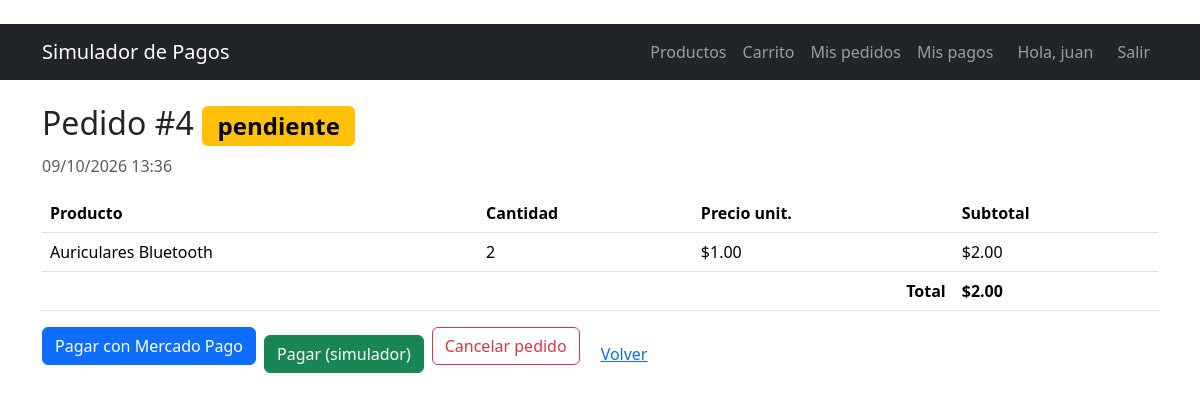
Screenshot of /pedidos/4 (signed in) with the database file from the repository.
### app/models.py (models this page shows, shortened)
class Usuario(UserMixin, db.Model):
    __tablename__ = "usuarios"
    id = db.Column(db.Integer, primary_key=True)
    nombre = db.Column(db.String(80), nullable=False)
    email = db.Column(db.String(120), unique=True, nullable=False, index=True)
    password_hash = db.Column(db.String(256), nullable=False)
    fecha_registro = db.Column(db.DateTime, default=datetime.utcnow)
    pedidos = db.relationship("Pedido", back_populates="usuario", lazy=True)

class Pedido(db.Model):
    __tablename__ = "pedidos"
    id = db.Column(db.Integer, primary_key=True)
    usuario_id = db.Column(db.Integer, db.ForeignKey("usuarios.id"), nullable=False)
    fecha = db.Column(db.DateTime, default=datetime.utcnow)
    total = db.Column(db.Numeric(10, 2), nullable=False, default=0)
    estado = db.Column(db.String(20), nullable=False, default="pendiente")
    usuario = db.relationship("Usuario", back_populates="pedidos")
    items = db.relationship(
        "ItemPedido", back_populates="pedido", cascade="all, delete-orphan", lazy=True
    )
    pagos = db.relationship(
        "Pago", back_populates="pedido", cascade="all, delete-orphan", lazy=True
    )

class ItemPedido(db.Model):
    __tablename__ = "items_pedido"
    id = db.Column(db.Integer, primary_key=True)
    pedido_id = db.Column(db.Integer, db.ForeignKey("pedidos.id"), nullable=False)
    producto_id = db.Column(db.Integer, db.ForeignKey("productos.id"), nullable=False)
    cantidad = db.Column(db.Integer, nullable=False, default=1)
    precio_unitario = db.Column(db.Numeric(10, 2), nullable=False)  # precio al comprar
    pedido = db.relationship("Pedido", back_populates="items")
    producto = db.relationship("Producto", back_populates="items")
    def subtotal(self):
        return self.precio_unitario * self.cantidad

class Producto(db.Model):
    __tablename__ = "productos"
    id = db.Column(db.Integer, primary_key=True)
    nombre = db.Column(db.String(100), nullable=False)
    descripcion = db.Column(db.Text)
    precio = db.Column(db.Numeric(10, 2), nullable=False)
    stock = db.Column(db.Integer, nullable=False, default=0)
    items = db.relationship("ItemPedido", back_populates="producto", lazy=True)

### app/routes/orders.py (the view)
@orders_bp.route("/pedidos/<int:id>")
@login_required
def detalle(id):
    pedido = db.get_or_404(Pedido, id)
    if pedido.usuario_id != current_user.id:
        abort(403)
    return render_template("pedido_detalle.html", pedido=pedido, form=AccionForm())

### app/models.py (called while the page is built)
@login_manager.user_loader
def cargar_usuario(user_id):
    return db.session.get(Usuario, int(user_id))

### app/templates/pedido_detalle.html (shortened to what this page needs)
﻿{% extends "base.html" %}
{% block content %}
{% set colores = {'pendiente': 'warning', 'pagado': 'success', 'rechazado': 'danger',
                  'cancelado': 'secondary', 'reembolsado': 'info'} %}
<h2>Pedido #{{ pedido.id }}
    <span class="badge text-bg-{{ colores.get(pedido.estado, 'secondary') }}">{{ pedido.estado }}</span>
</h2>
<p class="text-muted">{{ pedido.fecha.strftime("%d/%m/%Y %H:%M") }}</p>
<table class="table">
    <thead><tr><th>Producto</th><th>Cantidad</th><th>Precio unit.</th><th>Subtotal</th></tr></thead>
    <tbody>
    {% for it in pedido.items %}
        <tr>
            <td>{{ it.producto.nombre }}</td>
            <td>{{ it.cantidad }}</td>
            <td>${{ "%.2f"|format(it.precio_unitario) }}</td>
            <td>${{ "%.2f"|format(it.subtotal()) }}</td>
        </tr>
    {% endfor %}
    </tbody>
    <tfoot><tr><th colspan="3" class="text-end">Total</th><th>${{ "%.2f"|format(pedido.total) }}</th></tr></tfoot>
</table>
<div class="mb-4 d-flex flex-wrap gap-2 align-items-center">
{% if pedido.estado in ("pendiente", "rechazado") %}
    <form method="POST" action="{{ url_for('payments.mp_iniciar', id=pedido.id) }}">
        <button class="btn btn-primary">Pagar con Mercado Pago</button>
    </form>
    <a href="{{ url_for('payments.pagar', id=pedido.id) }}" class="btn btn-success">Pagar (simulador)</a>
    <form method="POST" action="{{ url_for('orders.cancelar', id=pedido.id) }}"
          onsubmit="return confirm('¿Cancelar el pedido?');">
        <button class="btn btn-outline-danger">Cancelar pedido</button>
    </form>
{% elif pedido.estado == "pagado" %}
    <form method="POST" action="{{ url_for('payments.reembolsar', id=pedido.id) }}"
          onsubmit="return confirm('¿Devolver este pedido?');">
        {{ form.hidden_tag() }}
        <button class="btn btn-outline-warning">Solicitar devolución</button>
    </form>
{% endif %}
    <a href="{{ url_for('orders.listar') }}" class="btn btn-link">Volver</a>
</div>
{% endblock %}

### app/templates/base.html (shortened to what this page needs)
﻿<!DOCTYPE html>
<html lang="es">
<head>
    <link href="https://cdn.jsdelivr.net/npm/bootstrap@5.3.3/dist/css/bootstrap.min.css" rel="stylesheet">
</head>
<body>
<nav class="navbar navbar-expand navbar-dark bg-dark mb-4">
    <div class="container">
        <a class="navbar-brand" href="{{ url_for('index') }}">Simulador de Pagos</a>
        <div class="navbar-nav ms-auto">
            <a class="nav-link" href="{{ url_for('products.listar') }}">Productos</a>
            {% if current_user.is_authenticated %}
                <a class="nav-link" href="{{ url_for('orders.carrito') }}">Carrito</a>
                <a class="nav-link" href="{{ url_for('orders.listar') }}">Mis pedidos</a>
                <a class="nav-link" href="{{ url_for('payments.listar') }}">Mis pagos</a>
                <span class="navbar-text mx-3">Hola, {{ current_user.nombre }}</span>
                <a class="nav-link" href="{{ url_for('auth.logout') }}">Salir</a>
            {% else %}
                <a class="nav-link" href="{{ url_for('auth.login') }}">Ingresar</a>
                <a class="nav-link" href="{{ url_for('auth.registro') }}">Registrarse</a>
            {% endif %}
        </div>
    </div>
</nav>
<div class="container">
    {% block content %}{% endblock %}
</div>
</body>
</html>

### rows the page displays
Usuario: nombre "juan"
Pedido: id "4", estado "pendiente", fecha "09/10/2026 13:36", total "2.00"
ItemPedido: producto.nombre "Auriculares Bluetooth", cantidad "2", precio_unitario "1.00", subtotal "2.00"
